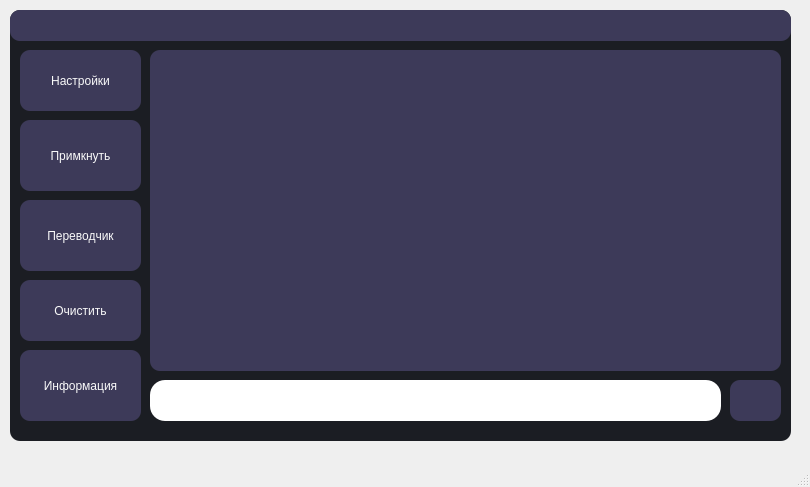
<?xml version="1.0" encoding="UTF-8"?>
<ui version="4.0">
 <class>MainWindow</class>
 <widget class="QMainWindow" name="MainWindow">
  <property name="geometry">
   <rect>
    <x>0</x>
    <y>0</y>
    <width>810</width>
    <height>487</height>
   </rect>
  </property>
  <property name="cursor">
   <cursorShape>ArrowCursor</cursorShape>
  </property>
  <property name="windowTitle">
   <string>MainWindow</string>
  </property>
  <property name="windowOpacity">
   <double>1.000000000000000</double>
  </property>
  <widget class="QWidget" name="centralwidget">
   <widget class="QFrame" name="frame">
    <property name="geometry">
     <rect>
      <x>10</x>
      <y>10</y>
      <width>781</width>
      <height>431</height>
     </rect>
    </property>
    <property name="autoFillBackground">
     <bool>false</bool>
    </property>
    <property name="styleSheet">
     <string notr="true">QFrame{
	border-radius: 10px;
	background-color: #1B1D23;
}</string>
    </property>
    <property name="frameShape">
     <enum>QFrame::NoFrame</enum>
    </property>
    <property name="frameShadow">
     <enum>QFrame::Raised</enum>
    </property>
    <widget class="QPushButton" name="pushButton_4">
     <property name="geometry">
      <rect>
       <x>10</x>
       <y>340</y>
       <width>121</width>
       <height>71</height>
      </rect>
     </property>
     <property name="styleSheet">
      <string notr="true">QPushButton {
	font: 12pt &quot;Sitka Small&quot;;
    border: none;
    border-radius: 10px;
	background-color:  #3d3a59;
    color: rgb(250, 250, 250);
}
QPushButton:hover{
	background-color: #4a3c73;
}
QPushButton:pressed{
	background-color: #604d94;
}
</string>
     </property>
     <property name="text">
      <string>Информация</string>
     </property>
    </widget>
    <widget class="QPushButton" name="pushButton_2">
     <property name="geometry">
      <rect>
       <x>10</x>
       <y>110</y>
       <width>121</width>
       <height>71</height>
      </rect>
     </property>
     <property name="styleSheet">
      <string notr="true">QPushButton {
	font: 12pt &quot;Sitka Small&quot;;
    border: none;
    border-radius: 10px;
	background-color:  #3d3a59;
    color: rgb(250, 250, 250);
}
QPushButton:hover{
	background-color: #4a3c73;
}
QPushButton:pressed{
	background-color: #604d94;
}

</string>
     </property>
     <property name="text">
      <string>Примкнуть</string>
     </property>
    </widget>
    <widget class="QPushButton" name="pushButton_6">
     <property name="geometry">
      <rect>
       <x>10</x>
       <y>270</y>
       <width>121</width>
       <height>61</height>
      </rect>
     </property>
     <property name="styleSheet">
      <string notr="true">QPushButton {
	font: 12pt &quot;Sitka Small&quot;;
    border: none;
    border-radius: 10px;
	background-color:  #3d3a59;
    color: rgb(250, 250, 250);
}
QPushButton:hover{
	background-color: #4a3c73;
}
QPushButton:pressed{
	background-color: #604d94;
}
</string>
     </property>
     <property name="text">
      <string>Очистить</string>
     </property>
    </widget>
    <widget class="QPushButton" name="pushButton">
     <property name="geometry">
      <rect>
       <x>10</x>
       <y>40</y>
       <width>121</width>
       <height>61</height>
      </rect>
     </property>
     <property name="styleSheet">
      <string notr="true">QPushButton {
	font: 12pt &quot;Sitka Small&quot;;
    border: none;
    border-radius: 10px;
	background-color:  #3d3a59;
    color: rgb(250, 250, 250);
}
QPushButton:hover{
	background-color: #4a3c73;
}
QPushButton:pressed{
	background-color: #604d94;
}

</string>
     </property>
     <property name="text">
      <string>Настройки</string>
     </property>
    </widget>
    <widget class="QPushButton" name="pushButton_3">
     <property name="geometry">
      <rect>
       <x>10</x>
       <y>190</y>
       <width>121</width>
       <height>71</height>
      </rect>
     </property>
     <property name="styleSheet">
      <string notr="true">QPushButton {
	font: 12pt &quot;Sitka Small&quot;;
    border: none;
    border-radius: 10px;
	background-color:  #3d3a59;
    color: rgb(250, 250, 250);
}
QPushButton:hover{
	background-color: #4a3c73;
}
QPushButton:pressed{
	background-color: #604d94;
}
</string>
     </property>
     <property name="text">
      <string>Переводчик</string>
     </property>
    </widget>
    <widget class="QLineEdit" name="lineEdit">
     <property name="geometry">
      <rect>
       <x>140</x>
       <y>370</y>
       <width>571</width>
       <height>41</height>
      </rect>
     </property>
     <property name="styleSheet">
      <string notr="true">QLineEdit{
	border-radius: 15px;
	background-color: #fff;
    font: 12pt &quot;Sitka Small&quot;;
}</string>
     </property>
     <property name="text">
      <string/>
     </property>
    </widget>
    <widget class="QListWidget" name="listWidget">
     <property name="geometry">
      <rect>
       <x>140</x>
       <y>40</y>
       <width>631</width>
       <height>321</height>
      </rect>
     </property>
     <property name="styleSheet">
      <string notr="true">QFrame{
	border-radius: 15px;
	background-color: #3d3a59;
}
QListWidget {
	font: 12pt &quot;Sitka Small&quot;;
    border: none;
    border-radius: 10px;
	background-color:  #3d3a59;
    color: rgb(250, 250, 250);
}</string>
     </property>
    </widget>
    <widget class="QPushButton" name="pushButton_5">
     <property name="geometry">
      <rect>
       <x>720</x>
       <y>370</y>
       <width>51</width>
       <height>41</height>
      </rect>
     </property>
     <property name="styleSheet">
      <string notr="true">QPushButton {
    border: none;
     border-radius: 10px;
    background-color:  #3d3a59;
}
QPushButton:hover{
	background-color: #4a3c73;
}
QPushButton:pressed{
	background-color: #604d94;
}
</string>
     </property>
     <property name="text">
      <string/>
     </property>
    </widget>
    <widget class="QFrame" name="frame_2">
     <property name="geometry">
      <rect>
       <x>0</x>
       <y>0</y>
       <width>781</width>
       <height>31</height>
      </rect>
     </property>
     <property name="styleSheet">
      <string notr="true">QFrame{
	border-radius: 10px;
	background-color:  #3d3a59;
}</string>
     </property>
     <property name="frameShape">
      <enum>QFrame::StyledPanel</enum>
     </property>
     <property name="frameShadow">
      <enum>QFrame::Raised</enum>
     </property>
     <widget class="QPushButton" name="pushButton_7">
      <property name="geometry">
       <rect>
        <x>744</x>
        <y>0</y>
        <width>31</width>
        <height>23</height>
       </rect>
      </property>
      <property name="styleSheet">
       <string notr="true">QPushButton:hover{
	background-color: #4a3c73;
}
QPushButton{
    border:none
}
QPushButton:pressed{
	background-color: #604d94;
}
</string>
      </property>
      <property name="text">
       <string/>
      </property>
     </widget>
     <widget class="QPushButton" name="pushButton_8">
      <property name="geometry">
       <rect>
        <x>704</x>
        <y>0</y>
        <width>31</width>
        <height>23</height>
       </rect>
      </property>
      <property name="styleSheet">
       <string notr="true">QPushButton {
    border: none;
}
QPushButton:hover{
	background-color: #4a3c73;
}
QPushButton:pressed{
	background-color: #604d94;
}
</string>
      </property>
      <property name="text">
       <string/>
      </property>
     </widget>
    </widget>
   </widget>
  </widget>
  <widget class="QMenuBar" name="menubar">
   <property name="geometry">
    <rect>
     <x>0</x>
     <y>0</y>
     <width>810</width>
     <height>21</height>
    </rect>
   </property>
  </widget>
  <widget class="QStatusBar" name="statusbar"/>
 </widget>
 <resources/>
 <connections/>
</ui>
